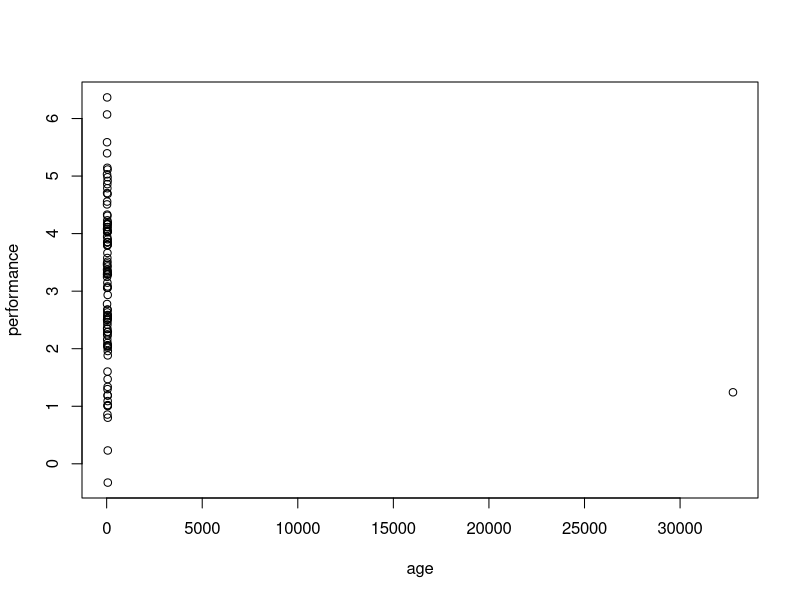

Source code (R):
# generate data for example

# set random seed for reproducibility
set.seed(12345)

nsubs=100
age=runif(100)*40 + 20
noise_sd=1
intercept=5
performance=age*-0.05 + rnorm(nsubs)*noise_sd + intercept
# add an outlier
age[16]=32767
plot(age,performance)
df=data.frame(age,performance)
write.table(df,file='testdata.csv')
